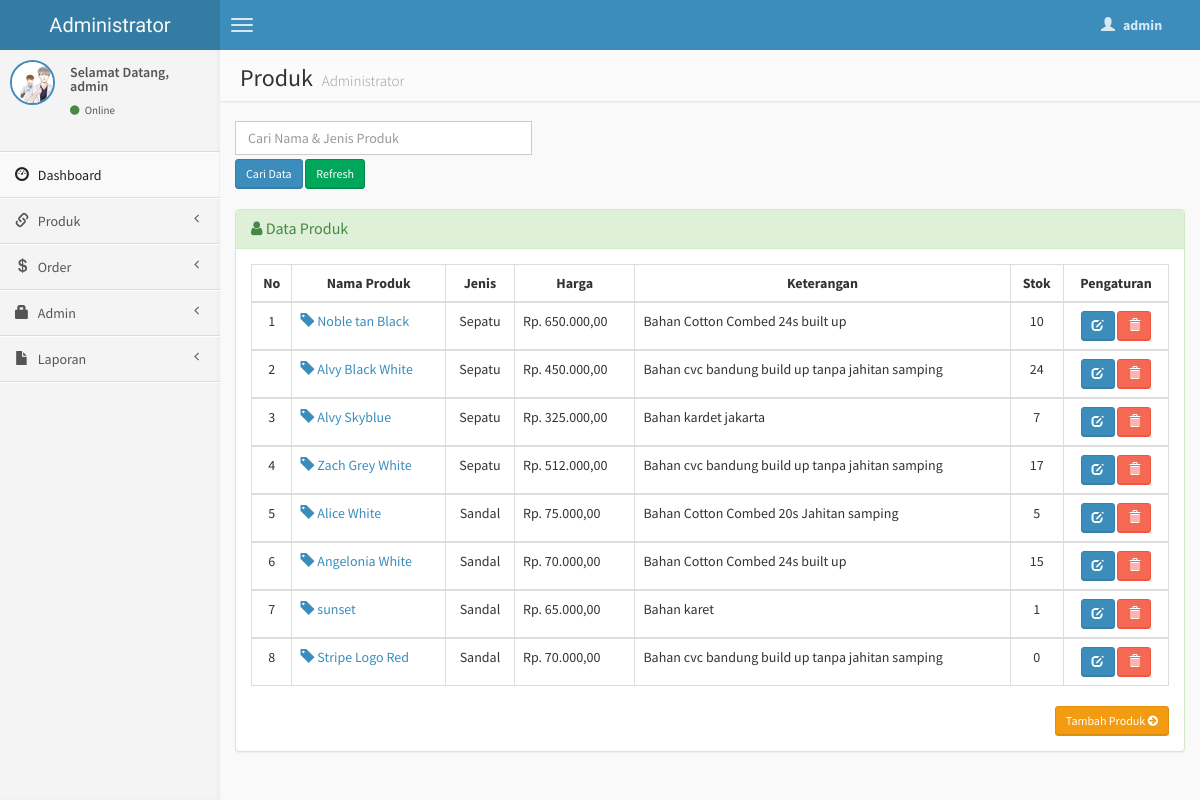
The app's page /admin/produk.php (signed in) with its own data.
### tables this page shows
CREATE TABLE `produk` (
  `kode` int(10) NOT NULL,
  `nama` varchar(30) NOT NULL,
  `jenis` varchar(10) NOT NULL,
  `ukuran` varchar(5) NOT NULL,
  `harga` int(10) NOT NULL,
  `keterangan` varchar(100) NOT NULL,
  `stok` int(3) NOT NULL,
  `gambar` varchar(40) NOT NULL
);

### admin/produk.php (the view, shortened to what this page needs)
<?php
if (empty($_SESSION['username'])){
	header('location:../index.php');
} else {
?>
<!DOCTYPE html>
<html>
    <head>
        <link href="../dist/css/bootstrap.css" rel="stylesheet" type="text/css" />
        <link href="//cdnjs.cloudflare.com/ajax/libs/font-awesome/4.1.0/css/font-awesome.min.css" rel="stylesheet" type="text/css" />
        <link href="//code.ionicframework.com/ionicons/1.5.2/css/ionicons.min.css" rel="stylesheet" type="text/css" />
        <link href="../css/morris/morris.css" rel="stylesheet" type="text/css" />
        <link href="../css/jvectormap/jquery-jvectormap-1.2.2.css" rel="stylesheet" type="text/css" />
        <link href="../css/datepicker/datepicker3.css" rel="stylesheet" type="text/css" />
        <link href="../css/daterangepicker/daterangepicker-bs3.css" rel="stylesheet" type="text/css" />
        <link href="../css/bootstrap-wysihtml5/bootstrap3-wysihtml5.min.css" rel="stylesheet" type="text/css" />
        <link href="../css/AdminLTE.css" rel="stylesheet" type="text/css" />
        <link rel="stylesheet" href="datatables/dataTables.bootstrap.css"/>
    </head>
    <body class="skin-blue">
        <header class="header">
            <a href="index.php" class="logo">
                Administrator
            </a>
            <nav class="navbar navbar-static-top" role="navigation">
                <a href="#" class="navbar-btn sidebar-toggle" data-toggle="offcanvas" role="button">
                    <span class="icon-bar"></span>
                    <span class="icon-bar"></span>
                    <span class="icon-bar"></span>
                </a>
                <div class="navbar-right">
                    <ul class="nav navbar-nav">
                        <li class="dropdown user user-menu">
                            <a href="#" class="dropdown-toggle" data-toggle="dropdown">
                                <i class="glyphicon glyphicon-user"></i>
                                <span><?php echo $_SESSION['fullname']; ?> <i class="caret"></i></span>
                            </a>
<?php } ?>
                        </li>
                    </ul>
                </div>
            </nav>
        </header>
        <div class="wrapper row-offcanvas row-offcanvas-left">
            <aside class="left-side sidebar-offcanvas">
                <section class="sidebar">
                    <div class="user-panel">
                        <div class="pull-left image">
                            <img src="<?php echo $_SESSION['gambar']; ?>" class="img-circle" alt="User Image" style="border: 2px solid #3C8DBC;" />
                        </div>
                        <div class="pull-left info">
                            <p>Selamat Datang,<br /><?php echo $_SESSION['fullname']; ?></p>
                            <a href="#"><i class="fa fa-circle text-success"></i> Online</a>
                        </div>
                    </div>
                    <?php include "menu.php"; ?>
                </section>
            </aside>
            <aside class="right-side">
                <section class="content-header">
                    <h1>
                        Produk
                        <small>Administrator</small>
                    </h1>
                </section>
                <section class="content">
                    <div class="row">
              <div class="col-lg-4">
              <form action='produk.php' method="POST">
	       <input type='text' class="form-control" style="margin-bottom: 4px;" name='qcari' placeholder='Cari Nama & Jenis Produk' required />
           <input type='submit' value='Cari Data' class="btn btn-sm btn-primary" /> <a href='produk.php' class="btn btn-sm btn-success" >Refresh</i></a>
          	</div>
              </div>
                    <br />
                    <div class="row">
                        <div class="col-lg-12">
                    <div class="panel panel-success">
                        <div class="panel-heading">
                        <h3 class="panel-title"><i class="fa fa-user"></i> Data Produk </h3>
                        </div>
                        <div class="panel-body">
                    <?php
                    $query1="select * from produk";
                    $tampil=mysqli_query($koneksi, $query1) or die(mysqli_error());
                    ?>
                  <table id="example" class="table table-hover table-bordered">
                  <thead>
                      <tr>
                        <th><center>No </center></th>
                        <th><center>Nama Produk </i></center></th>
                        <th><center>Jenis </center></th>
                        <th><center>Harga </center></th>
                        <th><center>Keterangan </center></th>
                        <th><center>Stok </center></th>
                        <th><center>Pengaturan</center></th>
                      </tr>
                  </thead>
                     <?php
                     $no=0;
                     while($data=mysqli_fetch_array($tampil))
                    { $no++; ?>
                    <tbody>
                    <tr>
                    <td><center><?php echo $no; ?></center></td>
                    <td><a href="detail-produk.php?hal=edit&kd=<?php echo $data['kode'];?>"><span class="glyphicon glyphicon-tag"></span> <?php echo $data['nama'];?></td>
                    <td><center><?php echo $data['jenis'];?></center></td>
                    <td>Rp. <?php echo number_format($data['harga'],2,",",".");?></td>
                    <td><?php echo $data['keterangan']; ?></td>
                    <td><center><?php echo $data['stok']; ?></center></td>
                    <td><center><div id="thanks"><a class="btn btn-sm btn-primary" data-placement="bottom" data-toggle="tooltip" title="Edit Produk" href="edit-produk.php?hal=edit&kode=<?php echo $data['kode'];?>"><span class="glyphicon glyphicon-edit"></span></a>
                    <a onclick="return confirm ('Yakin hapus <?php echo $data['nama'];?>.?');" class="btn btn-sm btn-danger tooltips" data-placement="bottom" data-toggle="tooltip" title="Hapus Produk" href="produk.php?hal=hapus&kd=<?php echo $data['kode'];?>"><span class="glyphicon glyphicon-trash"></a></center></td></tr></div>
                 <?php
              }
              ?>
                   </tbody>
                <div class="text-right">
                  <a href="input-produk.php" class="btn btn-sm btn-warning">Tambah Produk <i class="fa fa-arrow-circle-right"></i></a>
                </div>
    </body>
</html>

### records on screen
produk: nama "Noble tan Black", jenis "Sepatu", harga "650.000,00", keterangan "Bahan Cotton Combed 24s built up", stok "10"
produk: nama "Alvy Black White", jenis "Sepatu", harga "450.000,00", keterangan "Bahan cvc bandung build up tanpa jahitan samping", stok "24"
produk: nama "Alvy Skyblue", jenis "Sepatu", harga "325.000,00", keterangan "Bahan kardet jakarta", stok "7"
produk: nama "Zach Grey White", jenis "Sepatu", harga "512.000,00", keterangan "Bahan cvc bandung build up tanpa jahitan samping", stok "17"
produk: nama "Alice White", jenis "Sandal", harga "75.000,00", keterangan "Bahan Cotton Combed 20s Jahitan samping", stok "5"
produk: nama "Angelonia White", jenis "Sandal", harga "70.000,00", keterangan "Bahan Cotton Combed 24s built up", stok "15"
produk: nama "sunset", jenis "Sandal", harga "65.000,00", keterangan "Bahan karet", stok "1"
produk: nama "Stripe Logo Red", jenis "Sandal", harga "70.000,00", keterangan "Bahan cvc bandung build up tanpa jahitan samping", stok "0"

### other values on screen
$_SESSION['fullname'] "admin"
